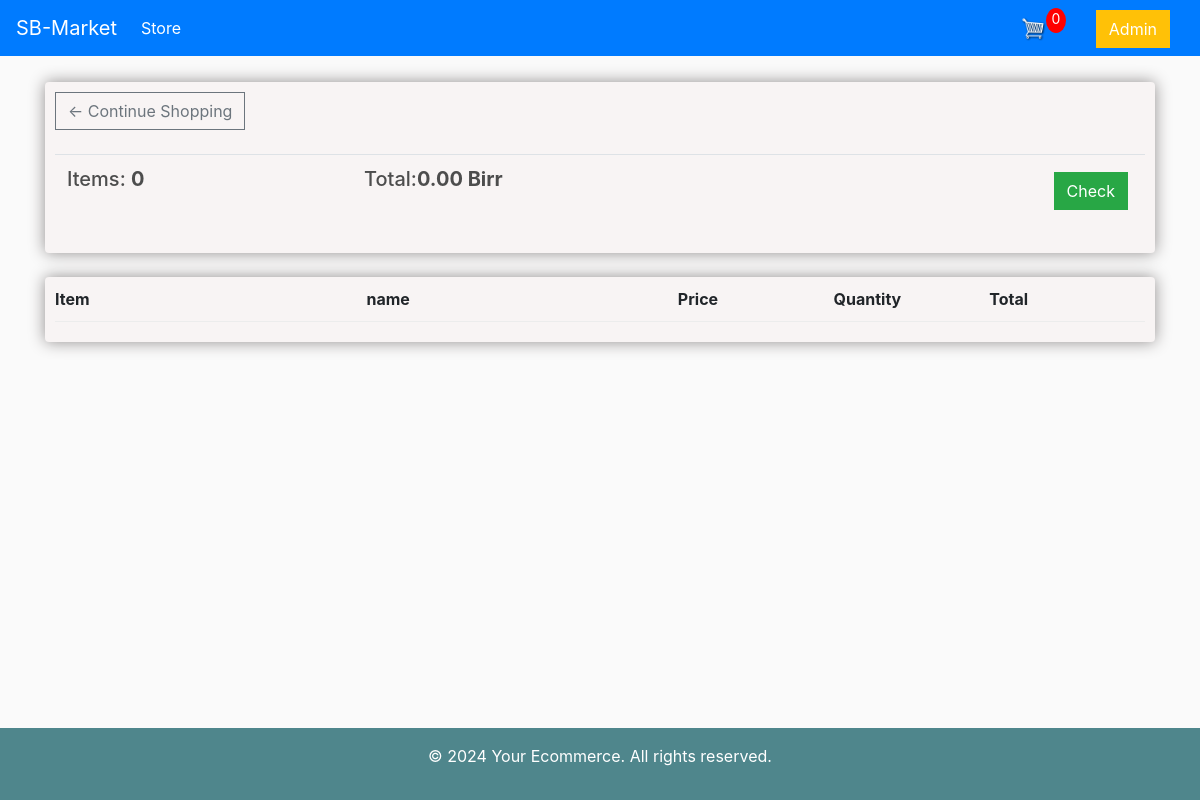
The page /cart/ (signed in) on the database as committed earlier.
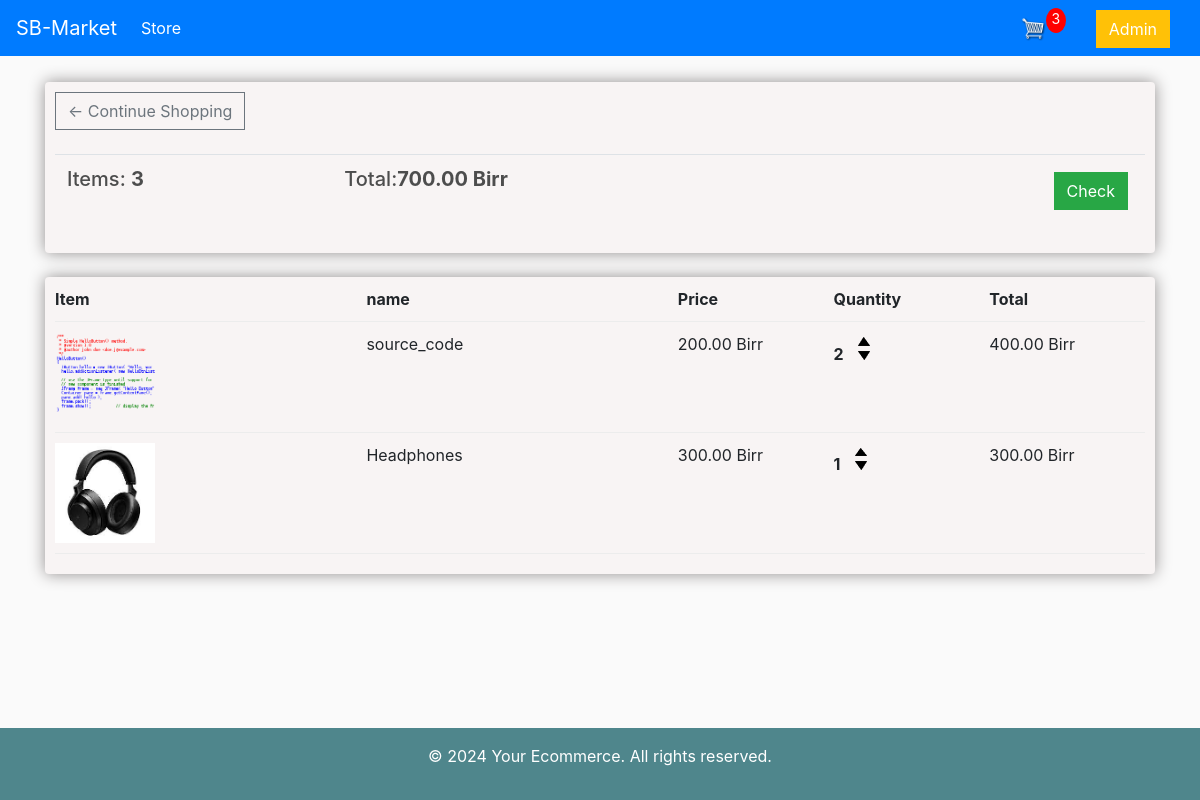
The same page on the database as committed later.
### store/models.py (models this page shows, shortened)
class Order(models.Model):
    customer=models.ForeignKey(Customer, on_delete=models.SET_NULL, null=True, blank=True)
    date_ordered=models.DateTimeField(auto_now_add=True)
    complete=models.BooleanField(default=False, null=True, blank=False)
    transaction_id=models.CharField(max_length=200, null=True)
    @property
    def total_item(self):
        orderitems=self.orderitem_set.all()
        total=sum([item.quantity for item in orderitems])
        return total
    @property
    def total_price(self):
        orderitems=self.orderitem_set.all()
        total=sum([item.get_total for item in orderitems])
        return total

class OrderItem(models.Model):
    product=models.ForeignKey(Product, on_delete=models.SET_NULL, null=True, blank=True)
    order=models.ForeignKey(Order, on_delete=models.SET_NULL, null=True, blank=True)
    quantity=models.IntegerField(default=0, null=True, blank=True)
    date_added=models.DateTimeField(auto_now_add=True)
    @property
    def get_total(self):
        total=self.product.price * self.quantity
        return total

class Product(models.Model):
    name=models.CharField(max_length=255, null=True)
    price=models.FloatField()
    digital=models.BooleanField(default=False, null=True, blank=True)
    image=models.ImageField(null=True, blank=True)
    @property
    def imageURL(self):
        try:
            url=self.image.url
        except:
            url = ''
        return url

### store/views.py (the view)
# urls.py: path('cart/', views.cart, name="cart"),
def cart(request):
    Data=cartData(request)
    items=Data['items']
    order=Data['order']
    cartItems=Data['cartItems']
    context = {'items':items, 'order':order, 'cartItems':cartItems}
    return render(request, 'store/cart.html', context)

### store/utils.py (called while the page is built)
def cartData(request):
     if request.user.is_authenticated:
        customer = request.user.customer
        order, created = Order.objects.get_or_create(customer=customer, complete=False)
        items = order.orderitem_set.all()
        cartItems=order.total_item
     else:
        cookieData= cookieCart(request)
        items=cookieData['items']
        order=cookieData['order']
        cartItems=cookieData['cartItems']
     return{'cartItems': cartItems, 'order': order, 'items': items}

### store/templates/store/cart.html
{% extends 'store/main.html' %}
{% load static %}
{% block content %}
    <div class="row mt-4">
		<div class="col-lg-12">
			<div class="box-element mt-4">
				<a  class="btn btn-outline-secondary" href="{% url 'store' %}">&#x2190; Continue Shopping</a>
				<br>
				<br>
				<table class="table">
					<tr>
						<th><h5>Items: <strong>{{order.total_item}}</strong></h5></th>
						<th><h5>Total:<strong>{{order.total_price|floatformat:2}} Birr</strong></h5></th>
						<th>
							<a  style="float:right; margin:5px;" class="btn btn-success" href="{% url 'checkout' %}">Check</a>
						</th>
					</tr>
				</table>
			</div>
			<br>
            <div class="box-element ">
				<div class="cart-row">
					<div style="flex:2"><strong>Item</strong></div>
					<div style="flex:2"><strong>name</strong></div>
					<div style="flex:1"><strong>Price</strong></div>
					<div style="flex:1"><strong>Quantity</strong></div>
					<div style="flex:1"><strong>Total</strong></div>
				</div>
				{% for item in items %}
				<div class="cart-row ">
					<div style="flex:2"><img class="row-image" src="{{item.product.imageURL}}"></div>
					<div style="flex:2 "><p> {{item.product.name}}</p></div>
					<div style="flex:1"><p>{{item.product.price|floatformat:2}} Birr</p></div>
					<div style="flex:1">
						<p class="quantity">{{item.quantity}}</p>
						<div class="quantity">
							<img data-product={{item.product.id}} data-action="add" class="chg-quantity update-cart" src="{% static  'image/arrow-up.png' %}">
							<img data-product={{item.product.id}} data-action="remove" class="chg-quantity update-cart" src="{% static  'image/arrow-down.png' %}">
						</div>
					</div>
					<div style="flex:1"><p>{{item.get_total|floatformat:2}} Birr</p></div>
				</div>
				{% endfor %}
        </div>
    </div>
{% endblock content%}

### store/templates/store/main.html (shortened to what this page needs)
<!DOCTYPE html>
{% load static %}
<html>
<head>
	<link rel="stylesheet" href="https://stackpath.bootstrapcdn.com/bootstrap/4.4.1/css/bootstrap.min.css">
	<link rel="stylesheet" type="text/css" href="{% static 'css/main.css' %}">
</head>
<body>
    <nav class="navbar navbar-expand-lg navbar-dark bg-primary fixed-top">
        <a class="navbar-brand" href="{% url 'store' %}">SB-Market</a>
        <div class="collapse navbar-collapse" id="navbarSupportedContent">
          <ul class="navbar-nav mr-auto">
            <li class="nav-item active">
              <a class="nav-link" href="{% url 'store' %}">Store <span class="sr-only">(current)</span></a>
            </li>
                <div class="form-inline my-2 my-lg-0">
                    <a href="{% url 'cart' %}">
                       <img  id="cart-icon" src="{% static 'image/cart.png' %}" >
                   </a>
                   <p id="cart-total">{{cartItems}}</p>
                   <a href="{% url 'admin:index' %}"><h6 class="btn btn-warning" style="color:white; margin-right:0; margin-left:30px; margin-top:10px">Admin<h6></a>
            </div>
         </div>
      </nav>
     <div class="container">
            <br>
            {% block content %}
            {% endblock content %}
         </div>
         <footer class="bg-dark text-white text-center py-3  fixed-bottom mt-5">
          <p>&copy; 2024 Your Ecommerce. All rights reserved.</p>
      </footer>
</body>
</html>

### static/css/main.css (style rules this page uses)
body { background-color: hsl(0, 0%, 98%); }
h1,h2,h3,h4,h5,h6 { color:hsl(0, 0%, 30%); }
.box-element { box-shadow:hsl(0, 2%, 56%) 0 0 16px; background-color: #f8f4f4; border-radius: 4px; padding: 10px; }
.bg-dark { background-color: #4f868c!important; }
#cart-icon { width:25px; display: inline-block; margin-left: 15px; }
#cart-total { display: block; text-align: center; color:#fff; background-color: red; width: 20px; height: 25px; border-radius: 50%; font-size: 14px; }
.col-lg-4, .col-lg-6, .col-lg-8, .col-lg-12 { margin-top: 10px; }
.btn { border-radius: 0; }
.row-image { width: 100px; }
.cart-row { display: flex; align-items: flex-stretch; padding-bottom: 10px; margin-bottom: 10px; border-bottom: 1px solid #ececec; }
.quantity { display: inline-block; font-weight: 700; padding-right:10px; }
.chg-quantity { width: 12px; cursor: pointer; display: block; margin-top: 5px; transition:.1s; }
.form-inline { position: absolute; right: 30px; top: 50%; transform: translateY(-50%); margin-top: 3px; }

Rows that differ between the two databases and show on the page:
computed for Order: total_item "0" → "3"; total_price "0.00" → "700.00"
added OrderItem: product.imageURL (picture), product.name "source_code", product.price "200.00", quantity "2", get_total "400.00"
added OrderItem: product.imageURL (picture), product.name "Headphones", product.price "300.00", quantity "1", get_total "300.00"
Other text that changed with them:
{{ cartItems }}: "0" → "3"
